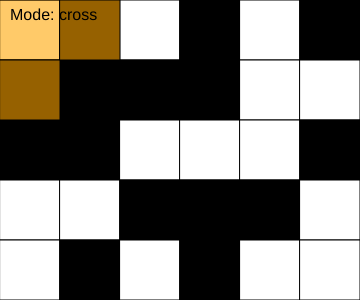
Frame 1 (no input)
Frame 60 (no input): identical to frame 1, image omitted
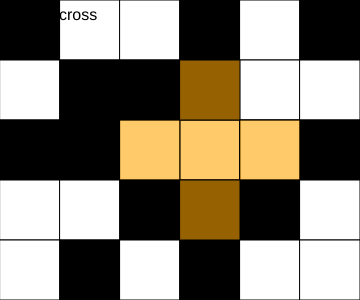
Frame 120 (the mouse pressed at the canvas centre since frame 60)

The p5.js sketch that drew these frames (run headless with seeded random() and noise() and a simulated clock; from frame 60 on, the mouse is pressed at the canvas centre):

// p5.js sketch
// ── sketch.js
// Project Title
// Your Name
// Date
//
// Extra for Experts:
// - describe what you did to take this project "above and beyond"


let grid = [
  [0,   0,   0,   255,  0,  255],
  [255, 0, 255,   0,    255,  0],
  [0,   0,   0,   0,    0,  255],
  [255, 255, 255, 255,  255,  0],
  [0,   255, 0,   0,    0,  255]
];
let rows = grid.length;
let cols = grid[0].length;
let tileSize = 60;
let currentRow, currentCol;
let mode = 'cross'; // 'cross' or 'square'

function setup() {
  createCanvas(cols*tileSize, rows*tileSize);
  randomizeGrid();
}

function draw() {
  background(220);
  renderGrid();
  determineActive();
  
  // Show preview based on current mode
  if(mode === 'cross') {
    predictGrip_cross();
  } 
  
  else if(mode === 'square') {
    predictGrip_square();
  }
  
  textSize(20);
  fill(255,0,0);
  //text(getCurrentX()+","+getCurrentY(),mouseX, mouseY)
  
  // Display current mode
  fill(0);
  textSize(16);
  text("Mode: " + mode, 10, 20);

  if(checkwin())
  {
    fill(100);
    textSize(60);
    text("YOU WIN!!", 30, height - 30);
  }
}


function mousePressed(){
  // Flips based on current mode. Boundary conditions are checked within the flip function to ensure in-bounds access for array

  if (keyIsDown(SHIFT)){   // if it is shift, Only the current flip is executed
    flip(currentCol, currentRow);
    return;
  }
  
  if(mode === 'cross') {
    // Cross-shaped pattern: center + 4 directions
    flip(currentCol, currentRow);
    flip(currentCol-1, currentRow);
    flip(currentCol+1, currentRow);
    flip(currentCol, currentRow-1);
    flip(currentCol, currentRow+1);
  } 
  
  else if(mode === 'square') {
    flip(currentCol, currentRow);
    flip(currentCol, currentRow-1);
    flip(currentCol+1, currentRow-1);
    flip(currentCol+1, currentRow);
  }
}

function keyPressed(){
  // Press spacebar to toggle between cross and square modes
  if(key === ' '){
    if(mode === 'cross') {
      mode = 'square';
    } else {
      mode = 'cross';
    }
    return false;  // prevent default behavior
  }
}

function determineActive(){
  // An expression to run each frame to determine where the mouse currently is.
  currentRow = int(mouseY / tileSize);
  currentCol = int(mouseX / tileSize);
}




function flip(x,y){
  // Check boundary conditions before flipping
  if(x < 0 || x >= cols || y < 0 || y >= rows) return;
  
  if(grid[y][x] === 0) grid[y][x] = 255;
  else grid[y][x] = 0;
}

function renderGrid(){
  // intepret the data stored in 2D array (grid) and
  // draw a matrix of squares to reflect it
  for(let y = 0; y < rows; y++){ //y:0 1 2 3 4
    for(let x = 0; x < cols; x++){ //x: 0 1 2 3 4 5
      let fillColor = grid[y][x];
      fill(fillColor);
      square(x*tileSize, y*tileSize, tileSize);
    }
  }
}


function getCurrentX(){
  //determine the current col position of mouse
  let constrainedX = constrain(mouseX, 0, width-1);
  return floor(constrainedX / tileSize);
}

function getCurrentY(){
  //determine the current row position of mouse
  let constrainedY = constrain(mouseY, 0, height-1);
  return floor(constrainedY / tileSize);
}


function checkwin()
{
  let firstValue = grid[0][0];
  for(let y = 0; y< rows; y++)
  {
    for(let x = 0; x < cols; x++)
    {
      if(grid[y][x] != firstValue)
      {
        return false;
      }

    }
  }
  return true;
}

function randomizeGrid()
{
  for(let y = 0; y< rows; y++)
  {
    for(let x = 0; x < cols; x++)
    {
      grid[y][x] = random([0,255]);
    }
  }
}


function predictGrip_cross()
{
  let grid1 = getCurrentX();
  let grid2 = getCurrentY();

  fill(255, 165, 0, 150);  // Orange with transparency
  //noStroke();
  
  // Center box
  square(grid1*tileSize, grid2*tileSize, tileSize);
  
  // Top box
  if(grid2 - 1 >= 0) {
    square(grid1*tileSize, (grid2-1)*tileSize, tileSize);
  }
  
  // Bottom box
  if(grid2 + 1 < rows) {
    square(grid1*tileSize, (grid2+1)*tileSize, tileSize);
  }
  
  // Left box
  if(grid1 - 1 >= 0) {
    square((grid1-1)*tileSize, grid2*tileSize, tileSize);
  }
  
  // Right box
  if(grid1 + 1 < cols) {
    square((grid1+1)*tileSize, grid2*tileSize, tileSize);
  }
}



function predictGrip_square()
{
  let grid1 = getCurrentX();
  let grid2 = getCurrentY();

  fill(255, 165, 0, 150);  // Orange with transparency
  //noStroke();
  
  // Center box
  square(grid1*tileSize, grid2*tileSize, tileSize);
  
  // Top box
  if(grid2 - 1 >= 0) {
    square(grid1*tileSize, (grid2-1)*tileSize, tileSize);
  }

  // Top box
  if(grid2 - 1 >= 0) {
    square((grid1+1)*tileSize, (grid2-1)*tileSize, tileSize);
  }
  
  // Right box
  if(grid1 + 1 < cols) {
    square((grid1+1)*tileSize, grid2*tileSize, tileSize);
  }
}
